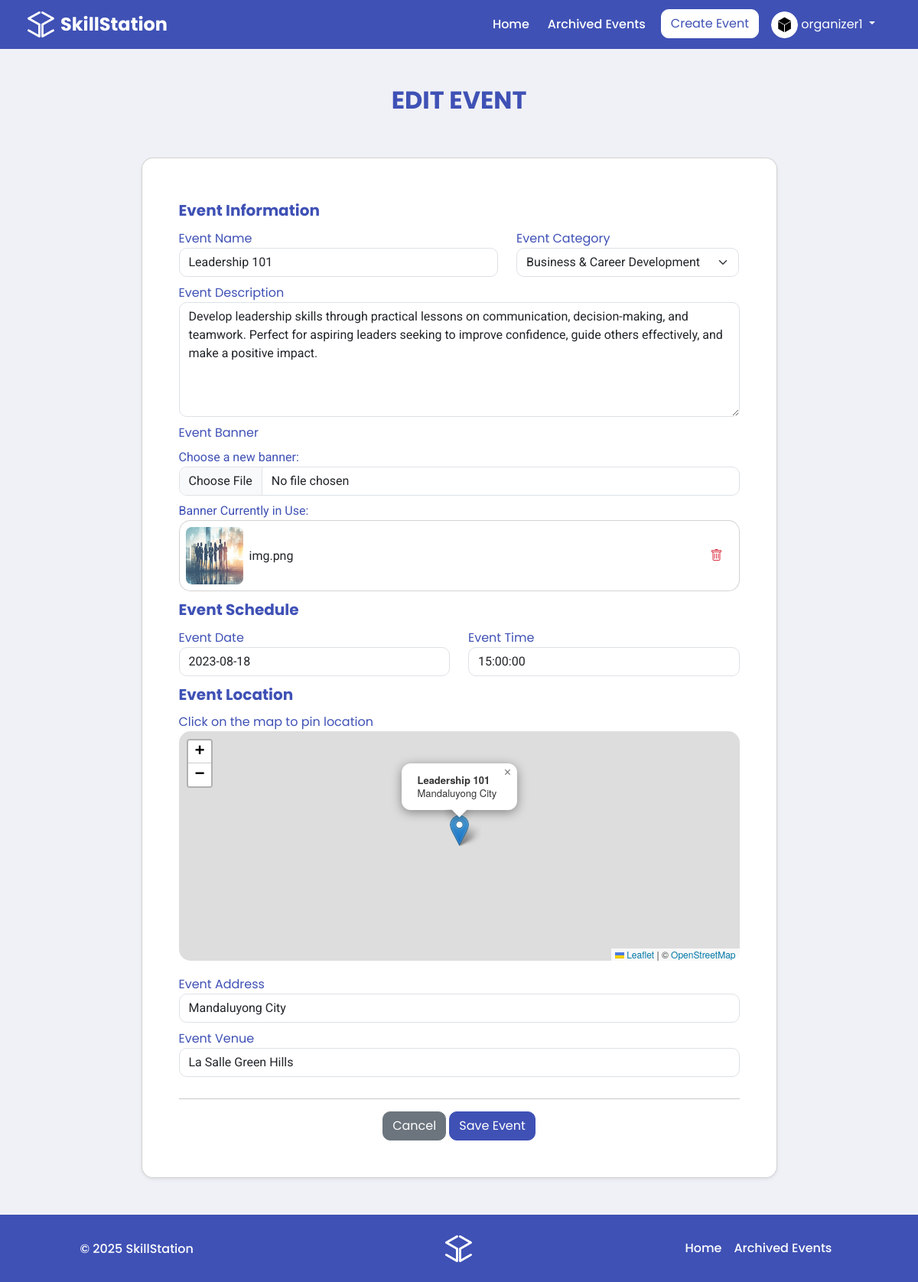
The page /organizer/edit-event.php?eventId=12 (signed in) on the database its author committed.
### tables this page shows
CREATE TABLE `events` (
  `eventId` int(11) NOT NULL,
  `organizerId` int(11) NOT NULL,
  `name` varchar(50) NOT NULL,
  `category` varchar(40) NOT NULL,
  `description` varchar(255) NOT NULL,
  `image` varchar(40) NOT NULL,
  `date` date NOT NULL,
  `time` time NOT NULL,
  `latitude` decimal(10,8) NOT NULL,
  `longitude` decimal(11,8) NOT NULL,
  `address` varchar(255) NOT NULL,
  `venue` varchar(150) NOT NULL
);

### backend/shared/connect.php (called while the page is built, shortened)
<?php
  function executeQuery($query){
    $conn = $GLOBALS['conn'];
    return mysqli_query($conn, $query);
  }
?>

### backend/organizer/edit-event.php (called while the page is built, shortened)
<?php
include("../backend/shared/connect.php");
if (isset($_GET['eventId'])) {
    $eventId = $_GET['eventId'];
    $eventQuery = "SELECT * FROM events WHERE eventId = '$eventId'";
    $eventResults = executeQuery($eventQuery);
} else {
    header("Location: ./");
    exit();
}
?>

### organizer/edit-event.php (the view, shortened to what this page needs)
<?php
include("../backend/organizer/edit-event.php");
?>
<!doctype html>
<html lang="en">
<head>
    <link href="https://cdn.jsdelivr.net/npm/bootstrap@5.3.6/dist/css/bootstrap.min.css" rel="stylesheet"
>
    <link rel="stylesheet" href="https://unpkg.com/leaflet@1.9.4/dist/leaflet.css"
 />
    <link rel="stylesheet" href="../assets/css/style.css">
    <link rel="stylesheet" href="../assets/css/navbar.css">
</head>
<body class="d-flex flex-column min-vh-100">
    <?php include("../assets/php/navbar-organizer.php") ?>
    <main class="container">
        <div class="row">
            <div class="col my-5">
                <h2 class="text-center">EDIT EVENT</h2>
            </div>
        </div>
        <div class="row justify-content-center mb-5">
            <div class="col-12 col-lg-9">
                <div class="card shadow-sm p-3 p-md-4 p-lg-5">
                    <?php
                    if (mysqli_num_rows($eventResults)) {
                        while ($event = mysqli_fetch_assoc($eventResults)) { ?>
                            <form method="POST" enctype="multipart/form-data">
                                <div class="row">
                                    <h5 class="mt-2">Event Information</h5>
                                    <div class="col-12 col-md-7 my-1">
                                        <label for="eventName" class="form-label m-0">Event Name</label>
                                        <input class="form-control" type="text" placeholder="Enter Event Name" id="eventName" name="eventName" value="<?php echo $event['name']?>" required>
                                    </div>
                                    <div class="col-12 col-md-5 my-1">
                                        <label for="eventCategory" class="form-label m-0">Event Category</label>
                                        <select class="form-select" id="eventCategory" name="eventCategory" required>
                                            <option <?php echo ($event['category'] == 'Business & Career Development') ? 'selected' : ''; ?> value="Business & Career Development">
                                                Business & Career Development
                                            </option>
                                        </select>
                                    </div>
                                    <div class="col-12 my-1">
                                        <label for="eventDescription" class="form-label m-0">Event Description</label>
                                        <textarea class="form-control" placeholder="Enter Event Description" id="eventDescription" name="eventDescription" style="height: 150px" required><?php echo $event['description']?></textarea>
                                    </div>
                                    <div class="col-12 my-1">
                                        <label for="eventBanner" class="form-label">Event Banner</label>
                                        <p class="mb-0" style="color: var(--primaryColor)">Choose a new banner:</p>
                                        <input class="form-control" type="file" accept="image/*" id="eventBanner" name="eventBanner" onchange="previewImage()">
                                    </div>
                                    <div class="col-12 my-1" id="previewContainer" style="display: <?php echo ($event['image']) ? 'block' : 'none'; ?>;">
                                        <p class="mb-0" style="color: var(--primaryColor)">Banner Currently in Use:</p>
                                        <div class="card d-flex flex-row justify-content-between align-items-center p-2">
                                            <div class="d-flex flex-row align-items-center">
                                                <img src="../assets/img/events/<?php echo $event['image']?>" class="rounded-3" alt="Image Preview" id="imagePreview" name="imagePreview" style="width: 75px; height: 75px">
                                                <p class="ms-2 mb-0" id="imageName">img.png</p>
                                            </div>
                                            <button class="btn text-danger" type="button" onclick="removeImage()">
                                                <i class="bi bi-trash"></i>
                                            </button>
                                        </div>
                                    </div>
                                </div>
                                <div class="row">
                                    <h5 class="mt-2">Event Schedule</h5>
                                    <div class="col-12 col-md-6 my-1">
                                        <label for="eventDate" class="form-label m-0">Event Date</label>
                                        <input class="form-control" type="text" onfocus="(this.type='date')" placeholder="Enter Event Date" id="eventDate" name="eventDate" value="<?php echo $event['date']?>" required>
                                    </div>
                                    <div class="col-12 col-md-6 my-1">
                                        <label for="eventTime" class="form-label m-0">Event Time</label>
                                        <input class="form-control" type="text" onfocus="(this.type='time')" placeholder="Enter Event Time" id="eventTime" name="eventTime" value="<?php echo $event['time']?>" required>
                                    </div>
                                </div>
                                <div class="row">
                                    <h5 class="mt-2">Event Location</h5>
                                    <div class="col-12 my-1">
                                        <div class="form-label m-0">Click on the map to pin location</div>
                                        <div id="leafletMap" style="height: 300px; border-radius: 15px; margin-bottom: 10px;"></div>
                                    </div>
                                    <div class="col-12 my-1">
                                        <label for="eventAddress" class="form-label m-0">Event Address</label>
                                        <input class="form-control" type="text" placeholder="Pin a Location" id="eventAddress" name="eventAddress" readonly required>
                                    </div>
                                    <div class="col-12 my-1">
                                        <label for="eventVenue" class="form-label m-0">Event Venue</label>
                                        <input class="form-control" type="text" placeholder="Enter Venue" id="eventVenue" name="eventVenue" value="<?php echo $event['venue']?>" required>
                                    </div>
                                </div>
                                <div class="row text-center mt-2">
                                    <div class="col">
                                        <hr>
                                        <button class="btn btn-secondary" type="button" data-bs-toggle="modal" data-bs-target="#cancelCreate">Cancel</button>
                                        <button class="btn btn-primary" type="submit" id="btnSave" name="btnSave">Save Event</button>
                                    </div>
                                </div>
                            </form>
                        <?php
                        }
                    }
                    ?>
                </div>
            </div>
        </div>
    </main>
    <?php include("../assets/php/footer-organizer.php") ?>
</body>
</html>

### assets/css/style.css (style rules this page uses)
:root { --heading: "Poppins", sans-serif; --body: "Roboto", sans-serif; --primaryColor: #3F51B5; --primaryColorHover: #5C6BC0; --neutralColor: #eeeeee; --bgColor: #F0F1F6; }
body { background-color: var(--bgColor); }
h1, h2, h3, h4, h5, h6 { font-family: var(--heading); }
h1, h2, h3, h4 { font-weight: bold; color: var(--primaryColor); }
p { font-family: var(--body); }
.btn { --bs-btn-font-family: var(--heading); --bs-btn-border-radius: 10px; }
.btn-primary { --bs-btn-bg: var(--primaryColor); --bs-btn-color: white !important; --bs-btn-border-color: var(--primaryColor); --bs-btn-hover-bg: var(--primaryColorHover); --bs-btn-hover-border-color: var(--primaryColorHover); --bs-btn-active-bg: var(--primaryColorHover); --bs-btn-active-border-color: var(--primaryColorHover); }
.card { border-radius: 15px; }
.form-select, .form-control { border-radius: 10px; }
.form-label { font-family: 'Poppins'; color: var(--primaryColor); }
input, select, .form-check, .form-control { font-family: 'Roboto'; }

### organizer/edit-event.php (style rules this page uses)
h5 { font-weight: bold; color: var(--primaryColor); }

### rows shown on the page
events: eventName "Leadership 101", eventCategory "Business & Career Development", eventDescription "Develop leadership skills through practical lessons on communication, decision-making, and teamwork. Perfect for aspiring leaders seeking to improve confidence, guide others effectively, and make a positive impact.", image (picture), eventDate "2023-08-18", eventTime "15:00:00", eventVenue "La Salle Green Hills"

### other values the page prints
$username "organizer1"
